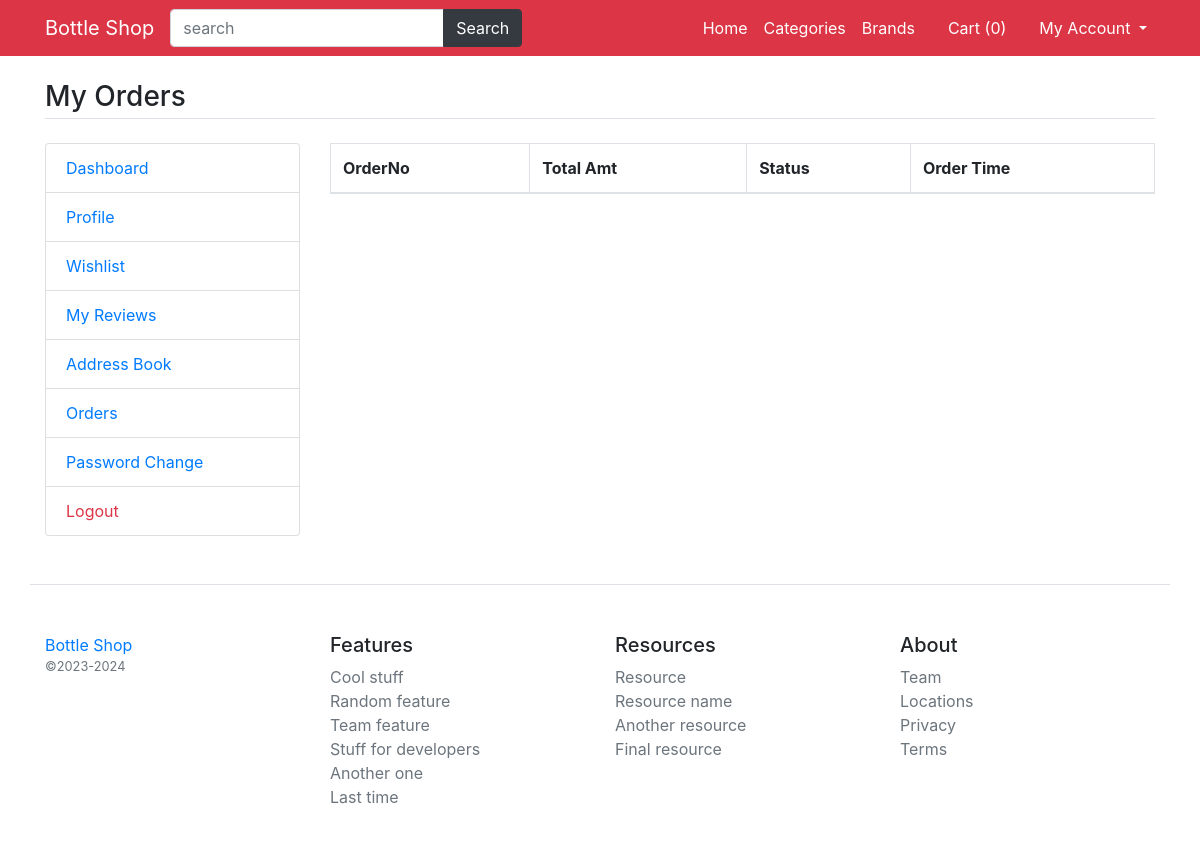
Before: /main/my-orders (signed in) with the older database file.
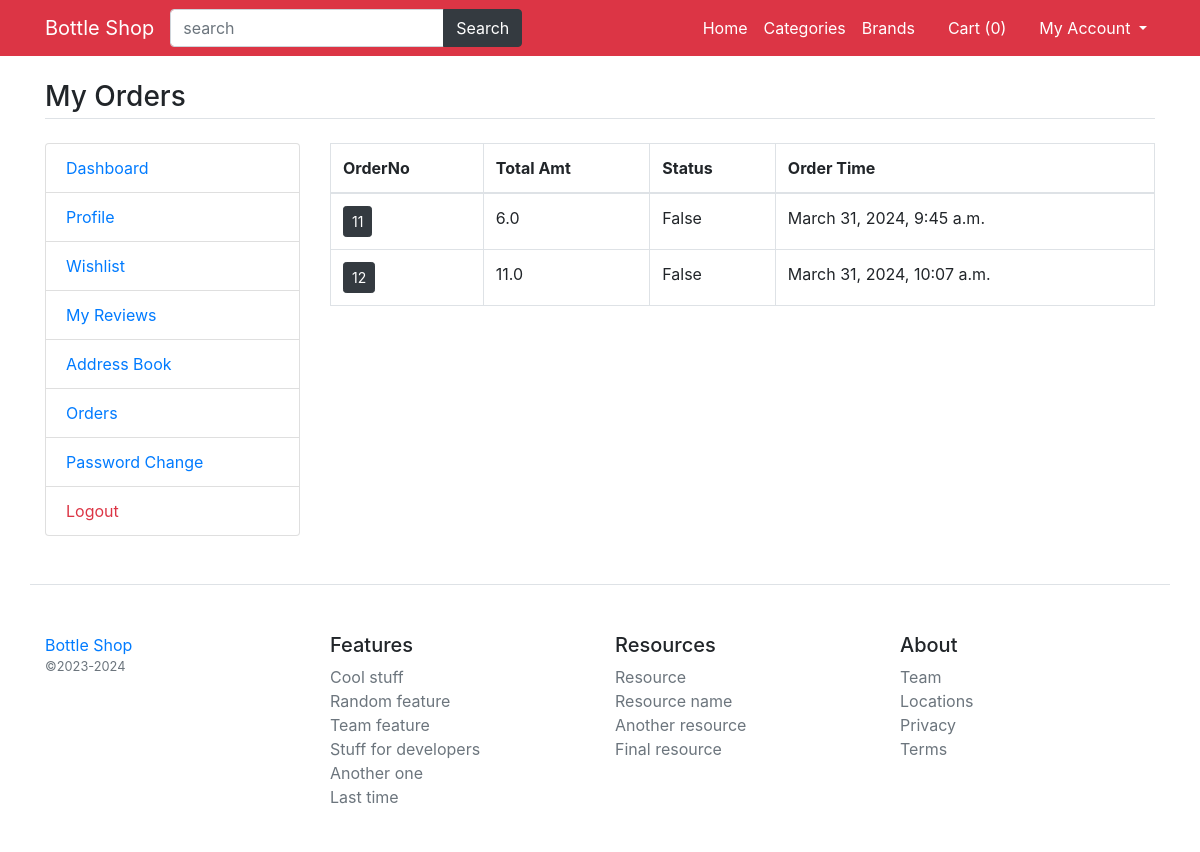
After: the same page with the newer database file.
### main/models.py (models this page shows)
class CartOrder(models.Model):
    user = models.ForeignKey(User,on_delete=models.CASCADE)
    total_amt = models.FloatField()
    paid_status = models.BooleanField(default=False)
    order_dt = models.DateTimeField(auto_now_add=True)
    order_status = models.CharField(choices = status_choice,default='process',max_length=150)
    class Meta:
        verbose_name_plural = '8.Order'

### main/views.py (the view)
# urls.py: path('my-orders',views.my_orders,name="my_orders"),
def my_orders(request):
    orders = CartOrder.objects.filter(user=request.user)
    context = {
        'orders':orders,
    }
    return render(request,'user/orders.html',context)

### main/template_context.py (called while the page is built)
def get_filters(request):
    cats = Product.objects.distinct().values('category__title','category__id')
    brand = Product.objects.distinct().values('brand__title','brand__id')
    color = ProductAttribute.objects.distinct().values('color__title','color__id','color__color_code')
    size = ProductAttribute.objects.distinct().values('size__title','size__id'),
    minMaxPrice = ProductAttribute.objects.aggregate(Min('price'),Max('price'))
    data = {
        'cats':cats,
        'brands':brand,
        'colors':color,
        'sizes':size,
        'minMaxPrice':minMaxPrice
    }
    return data

### templates/user/orders.html
{% extends 'base.html' %}
{% load static %}
{% block content %}
<main class="container my-4">
	<h3 class="my-4 border-bottom pb-1">My Orders</h3>
	<div class="row">
		<div class="col-md-3">
			{% include 'user/user-sidebar.html' %}
		</div>
		<div class="col-md-9">
			<div class="table-responsive">
				<table class="table-bordered table">
					<thead>
						<tr>
							<th>OrderNo</th>
							<th>Total Amt</th>
							<th>Status</th>
							<th>Order Time</th>
						</tr>
					</thead>
					<tbody>
						{% for order in orders %}
						<tr>
							<td><a href="{% url 'my_order_items' order.id %}" class="btn btn-sm btn-dark">{{order.id}}</a></td>
							<td>{{order.total_amt}}</td>
							<td>{{order.paid_status}}</td>
							<td>{{order.order_dt}}</td>
						</tr>
						{% endfor %}
					</tbody>
				</table>
			</div>
		</div>
	</div>
</main>
{% endblock %}

### templates/base.html (shortened to what this page needs)
{% load static %}
<!DOCTYPE html>
<html>
<head>
	<link rel="stylesheet" type="text/css" href="{% static 'fontawesome-free/css/all.min.css' %}" />
	<link rel="stylesheet" type="text/css" href="{% static 'bs4/bootstrap.min.css' %}" />
	<link rel="stylesheet" type="text/css" href="{% static 'custom.css' %}" />
</head>
<body>
	<nav class="navbar navbar-expand-lg navbar-dark bg-danger">
		<div class="container">
		  <a class="navbar-brand" href="{%url 'home'%}">Bottle Shop</a>
		  <div class="collapse navbar-collapse" id="navbarNav">
		  	<form class="form-inline my-2 my-lg-0" action="{%url 'search'%}">
		      <div class="input-group">
				  <input name="q" type="text" class="form-control" placeholder="search" />
				  <div class="input-group-append">
				    <button class="btn btn-dark" type="submit" id="button-addon2">Search</button>
				  </div>
				</div>
		    </form>
		    <ul class="navbar-nav ml-auto">
		      <li class="nav-item">
		        <a class="nav-link text-white" href="{%url 'home' %}">Home</a>
		      </li>
		      <li class="nav-item">
		        <a class="nav-link text-white" href="{% url 'category-list' %}">Categories</a>
		      </li>
			  <li class="nav-item">
				<a class="nav-link text-white" href="{% url 'brand-list' %}">Brands</a>
		      </li>
			  <li class="nav-item">
		        <a class="nav-link text-white" href="{%url 'cart' %}"><i class="fa fa-shopping-cart"></i> Cart (<span class="cart-list">{{request.session.cartdata|length}}</span>)</a>
		      </li>
		      <li class="nav-item dropdown">
		        <a class="nav-link text-white dropdown-toggle" href="#" id="navbarDropdown" role="button" data-toggle="dropdown" aria-haspopup="true" aria-expanded="false">
				<i class="fa fa-user"></i> My Account     </a>
		      </li>
		    </ul>
		  </div>
		</div>
    </nav>
    {% block content %}
    {% endblock %}
<footer class="pt-4 my-md-5 pt-md-5 border-top container">
    <div class="row">
        <div class="col-12 col-md">
        <a href="#">Bottle Shop</a>
        <small class="d-block mb-3 text-muted">&copy;2023-2024</small>
        </div>
        <div class="col-6 col-md">
        <h5>Features</h5>
        <ul class="list-unstyled text-small">
            <li><a class="text-muted" href="#">Cool stuff</a></li>
            <li><a class="text-muted" href="#">Random feature</a></li>
            <li><a class="text-muted" href="#">Team feature</a></li>
            <li><a class="text-muted" href="#">Stuff for developers</a></li>
            <li><a class="text-muted" href="#">Another one</a></li>
            <li><a class="text-muted" href="#">Last time</a></li>
        </ul>
        </div>
        <div class="col-6 col-md">
        <h5>Resources</h5>
        <ul class="list-unstyled text-small">
            <li><a class="text-muted" href="#">Resource</a></li>
            <li><a class="text-muted" href="#">Resource name</a></li>
            <li><a class="text-muted" href="#">Another resource</a></li>
            <li><a class="text-muted" href="#">Final resource</a></li>
        </ul>
        </div>
        <div class="col-6 col-md">
        <h5>About</h5>
        <ul class="list-unstyled text-small">
            <li><a class="text-muted" href="#">Team</a></li>
            <li><a class="text-muted" href="#">Locations</a></li>
            <li><a class="text-muted" href="#">Privacy</a></li>
            <li><a class="text-muted" href="#">Terms</a></li>
        </ul>
        </div>
    </div>
    </footer>
</body>
</html>

### templates/user/user-sidebar.html
<div class="list-group">
	<a href="{% url 'my_dashboard' %}" class="list-group-item {% if request.path == '/my-dashboard' %}active {% endif %}">Dashboard</a>
	<a href="{% url 'edit-profile' %}" class="list-group-item {% if request.path == '/edit-profile' %}active {% endif %}">Profile</a>
	<a href="{% url 'my_wishlist' %}" class="list-group-item {% if request.path == '/my-wishlist' %}active {% endif %}">Wishlist</a>
	<a href="{% url 'my-reviews' %}" class="list-group-item {% if request.path == '/my-reviews' %}active {% endif %}">My Reviews</a>
	<a href="{% url 'my-addressbook' %}" class="list-group-item {% if request.path == '/my-addressbook' %}active {% endif %}">Address Book</a>
	<a href="{% url 'my_orders' %}" class="list-group-item {% if request.path == '/my_orders' %}active {% endif %}">Orders</a>
	<a href="{% url 'password_change' %}" class="list-group-item {% if request.path == '/accounts/password_change/' %}active {% endif %}">Password Change</a>
	<a href="{% url 'my_logout' %}" class="text-danger list-group-item">Logout</a>
</div>

Changed rows visible on the page:
added CartOrder: id "11", total_amt "6.0", paid_status "False", order_dt "March 31, 2024, 9:45 a.m."
added CartOrder: id "12", total_amt "11.0", paid_status "False", order_dt "March 31, 2024, 10:07 a.m."
